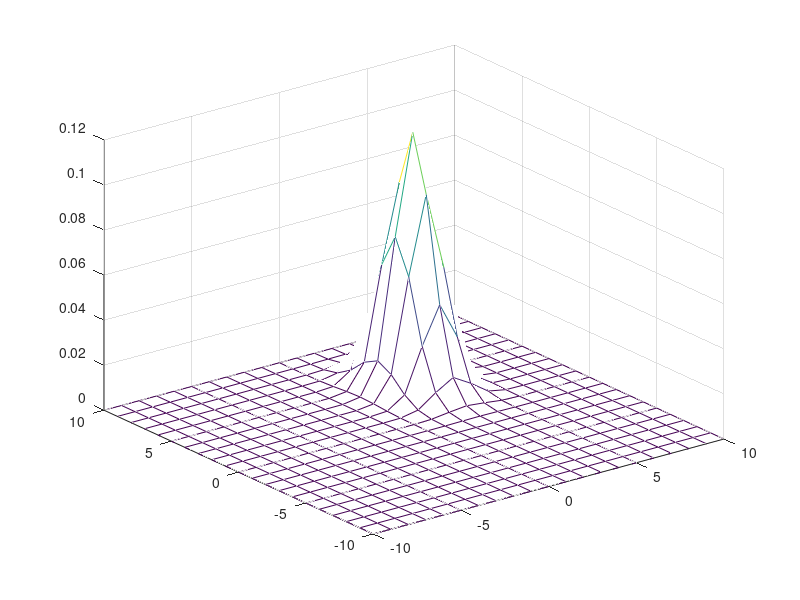

Recreate this plot in MATLAB.
%define mean and cov
mean = [3;4];
cov = [1,0;0,2];


%draw mesh
[X,Y] = meshgrid(-10:1:10);
XYPOINTS = [reshape(X,[],1),reshape(Y,[],1)];
Z = reshape(mvnpdf(XYPOINTS,mean',cov), size(X,1),size(X,2));
mesh(X,Y,Z)


%calculate mahalanobis distance from mean to [10, 10]
points = [10,0,3,6;10,0,4,8];

distances = zeros(4,1);
for i = 1:size(distances,1)
    distances(i) = sqrt((mean-points(:,i))'*inv(cov)*(mean-points(:,i)));
end


for i = 1:size(distances,1)
    printFormat = 'Mahalanobis distance between point [%i; %i] and mean is %.5f';
    fprintf(printFormat, points(1,i), points(2,i), distances(i));
    fprintf('\n');
end
